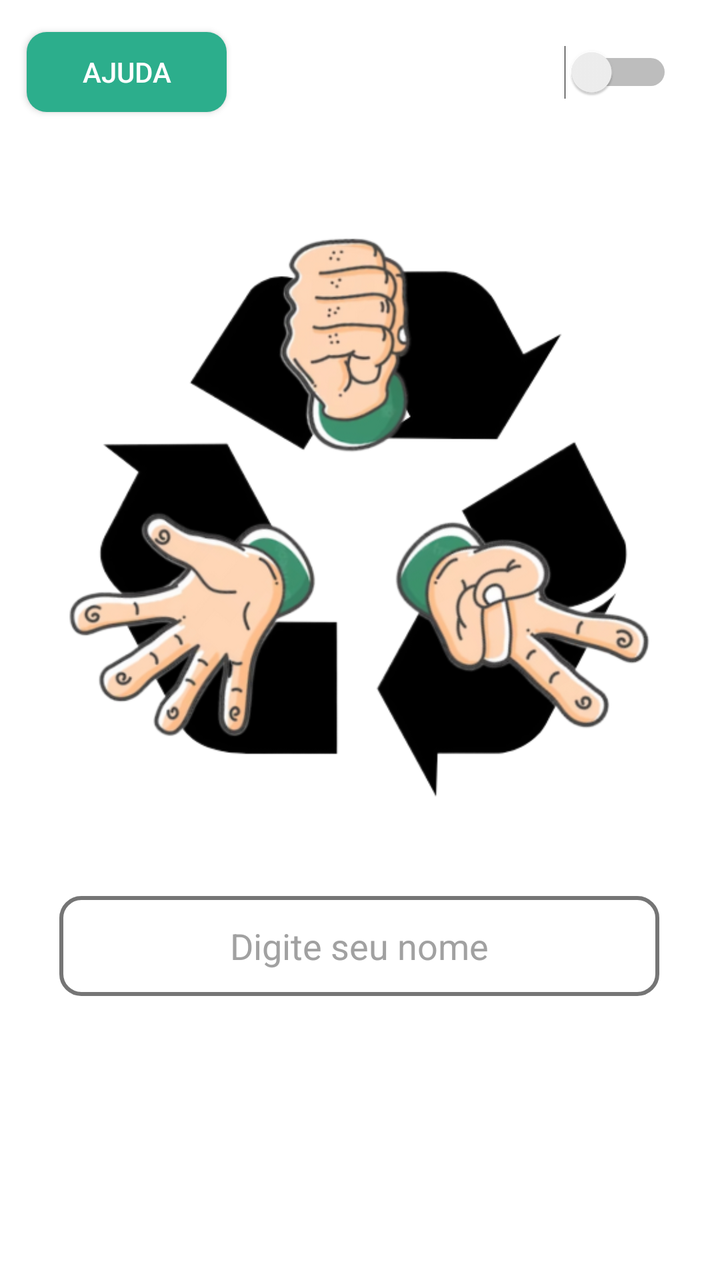
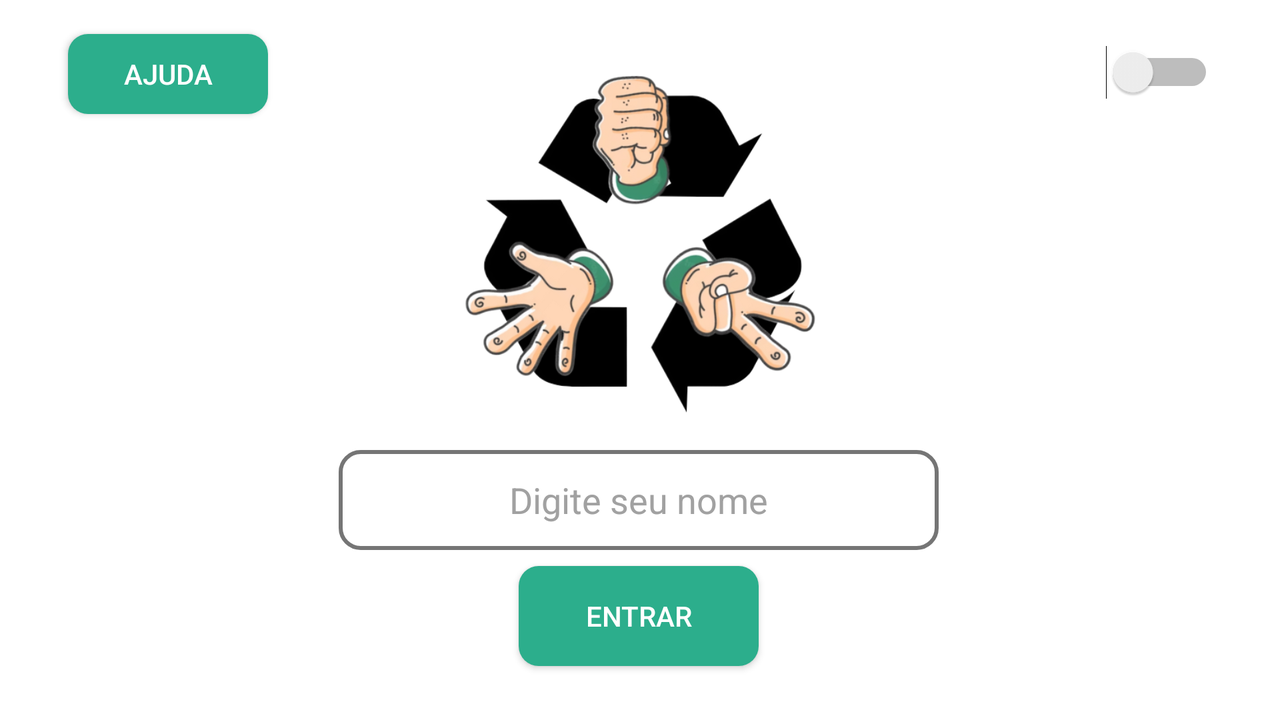

Compare how this app lays out the same screen by default and in its alternative resource folder. The renders come first, then the two layout files and the values they reference.
<!-- AndroidManifest.xml: application theme Theme.PedraPapelETesoura -->
<!-- res/layout/activity_main.xml -->
<?xml version="1.0" encoding="utf-8"?>
<androidx.constraintlayout.widget.ConstraintLayout xmlns:android="http://schemas.android.com/apk/res/android"
    xmlns:app="http://schemas.android.com/apk/res-auto"
    xmlns:tools="http://schemas.android.com/tools"
    android:id="@+id/clMainScreen"
    style="@style/BACKGROUND"
    android:layout_width="match_parent"
    android:layout_height="match_parent"
    tools:context=".MainActivity"
    tools:ignore="UseSwitchCompatOrMaterialXml">


    <Switch
        android:id="@+id/swDarkMode"
        android:layout_width="60dp"
        android:layout_height="32dp"
        android:layout_margin="20dp"
        android:layout_marginTop="16dp"
        app:layout_constraintEnd_toEndOf="parent"
        app:layout_constraintHorizontal_bias="0.986"
        app:layout_constraintStart_toStartOf="parent"
        app:layout_constraintTop_toTopOf="parent"
        tools:ignore="MissingConstraints" />

    <EditText
        android:id="@+id/etUserName"
        style="@style/EDITTEXTBACKGROUND"
        android:layout_width="300dp"
        android:layout_height="50dp"
        android:layout_marginTop="448dp"
        android:ems="10"
        android:gravity="center"
        android:hint="@string/etUserName"
        android:inputType="text"
        android:maxLength="10"
        android:paddingHorizontal="10dp"
        app:layout_constraintEnd_toEndOf="parent"
        app:layout_constraintHorizontal_bias="0.495"
        app:layout_constraintStart_toStartOf="parent"
        app:layout_constraintTop_toTopOf="parent" />

    <androidx.appcompat.widget.AppCompatButton
        android:id="@+id/btnEnter"
        style="@style/ACTIONBUTTONBACKGROUND"
        android:layout_width="120dp"
        android:layout_height="50dp"
        android:layout_centerHorizontal="true"
        android:layout_centerVertical="true"
        android:layout_marginBottom="152dp"
        android:text="@string/btnEnter"
        app:layout_constraintBottom_toBottomOf="parent"
        app:layout_constraintEnd_toEndOf="parent"
        app:layout_constraintHorizontal_bias="0.498"
        app:layout_constraintStart_toStartOf="parent"
        app:layout_constraintTop_toBottomOf="@+id/etUserName"
        app:layout_constraintVertical_bias="0.935" />

    <androidx.appcompat.widget.AppCompatButton
        android:id="@+id/btnAjuda"
        style="@style/ACTIONBUTTONBACKGROUND"
        android:layout_width="100dp"
        android:layout_height="40dp"
        android:layout_marginTop="16dp"
        android:text="@string/btnHelp"
        app:layout_constraintEnd_toEndOf="parent"
        app:layout_constraintHorizontal_bias="0.051"
        app:layout_constraintStart_toStartOf="parent"
        app:layout_constraintTop_toTopOf="parent" />

    <ImageView
        android:id="@+id/ivLogo"
        android:layout_width="300dp"
        android:layout_height="359dp"
        android:layout_marginTop="80dp"
        android:layout_marginBottom="9dp"
        app:layout_constraintBottom_toTopOf="@+id/etUserName"
        app:layout_constraintEnd_toEndOf="parent"
        app:layout_constraintHorizontal_bias="0.495"
        app:layout_constraintStart_toStartOf="parent"
        app:layout_constraintTop_toTopOf="parent"
        app:srcCompat="@drawable/logo" />


</androidx.constraintlayout.widget.ConstraintLayout>
<!-- resources referenced by this layout -->
<resources>
  <!-- drawable logo: png bitmap (drawable-v24, 148130 bytes) -->
  <string name="btnEnter">Entrar</string>
  <string name="btnHelp">Ajuda</string>
  <string name="etUserName">Digite seu nome</string>
  <style name="ACTIONBUTTONBACKGROUND">
          <item name="android:background">@drawable/ripple_effect_raised</item>
          <item name="android:textColor">@color/white</item>
      </style>
  <style name="BACKGROUND">
          <item name="android:background">@color/white</item>
      </style>
  <style name="EDITTEXTBACKGROUND">
          <item name="android:background">@drawable/edit_text_background</item>
          <item name="android:textColorHint">@color/grayHint</item>
      </style>
  <style name="Theme.PedraPapelETesoura" parent="Base.Theme.PedraPapelETesoura" />
  <!-- drawable ripple_effect_raised (drawable) -->
  <?xml version="1.0" encoding="utf-8"?>
  <ripple xmlns:android="http://schemas.android.com/apk/res/android"
      android:color="@color/colorPrimary">
  
      <item>
  
          <shape android:shape="rectangle">
              <solid android:color="@color/colorSecondary"/>
              <corners android:radius="10dp"/>
  
          </shape>
  
      </item>
  
  
  </ripple>
  <color name="white">#FFFFFFFF</color>
  <!-- drawable edit_text_background (drawable) -->
  <?xml version="1.0" encoding="utf-8"?>
  <selector xmlns:android="http://schemas.android.com/apk/res/android">
  
      <item>
  
          <shape android:shape="rectangle">
  
              <solid android:color="@color/white"/>
              <corners android:radius="10dp"/>
  
              <stroke
                  android:width="2dp"
                  android:color="@color/grayModern"/>
          </shape>
  
      </item>
  
  </selector>
  <color name="grayHint">#a1a1a1</color>
  <style name="Base.Theme.PedraPapelETesoura" parent="Theme.Material3.DayNight.NoActionBar">
          <item name="android:statusBarColor">@color/colorPrimary</item>
      </style>
  <color name="colorPrimary">#548B71</color>
  <color name="colorSecondary">#2CAE8C</color>
  <color name="grayModern">#757575</color>
</resources>
<!-- res/layout-land/activity_main.xml (the repository's variant of the layout above) -->
<!-- drawn on the phone turned sideways -->
<?xml version="1.0" encoding="utf-8"?>
<androidx.constraintlayout.widget.ConstraintLayout xmlns:android="http://schemas.android.com/apk/res/android"
    xmlns:app="http://schemas.android.com/apk/res-auto"
    xmlns:tools="http://schemas.android.com/tools"
    android:id="@+id/clMainScreen"
    style="@style/BACKGROUND"
    android:orientation="horizontal"
    android:layout_width="match_parent"
    android:layout_height="match_parent"
    tools:context=".MainActivity"
    tools:ignore="UseSwitchCompatOrMaterialXml">


    <Switch
        android:id="@+id/swDarkMode"
        android:layout_width="60dp"
        android:layout_height="32dp"
        android:layout_margin="20dp"
        app:layout_constraintBottom_toBottomOf="parent"
        app:layout_constraintEnd_toEndOf="parent"
        app:layout_constraintHorizontal_bias="0.976"
        app:layout_constraintStart_toStartOf="parent"
        app:layout_constraintTop_toTopOf="parent"
        app:layout_constraintVertical_bias="0.0"
        tools:ignore="MissingConstraints" />

    <EditText
        android:id="@+id/etUserName"
        style="@style/EDITTEXTBACKGROUND"
        android:layout_width="300dp"
        android:layout_height="50dp"
        android:layout_marginTop="12dp"
        android:ems="10"
        android:gravity="center"
        android:hint="@string/etUserName"
        android:inputType="text"
        android:maxLength="10"
        android:paddingHorizontal="10dp"
        app:layout_constraintEnd_toEndOf="parent"
        app:layout_constraintHorizontal_bias="0.498"
        app:layout_constraintStart_toStartOf="parent"
        app:layout_constraintTop_toBottomOf="@+id/ivLogo" />

    <androidx.appcompat.widget.AppCompatButton
        android:id="@+id/btnEnter"
        style="@style/ACTIONBUTTONBACKGROUND"
        android:layout_width="120dp"
        android:layout_height="50dp"
        android:layout_centerHorizontal="true"
        android:layout_centerVertical="true"
        android:text="@string/btnEnter"
        app:layout_constraintBottom_toBottomOf="parent"
        app:layout_constraintEnd_toEndOf="parent"
        app:layout_constraintHorizontal_bias="0.499"
        app:layout_constraintStart_toStartOf="parent"
        app:layout_constraintTop_toBottomOf="@+id/etUserName"
        app:layout_constraintVertical_bias="0.232" />

    <androidx.appcompat.widget.AppCompatButton
        android:id="@+id/btnAjuda"
        style="@style/ACTIONBUTTONBACKGROUND"
        android:layout_width="100dp"
        android:layout_height="40dp"
        android:text="@string/btnHelp"
        app:layout_constraintBottom_toBottomOf="parent"
        app:layout_constraintEnd_toEndOf="parent"
        app:layout_constraintHorizontal_bias="0.063"
        app:layout_constraintStart_toStartOf="parent"
        app:layout_constraintTop_toTopOf="parent"
        app:layout_constraintVertical_bias="0.053" />

    <ImageView
        android:id="@+id/ivLogo"
        android:layout_width="181dp"
        android:layout_height="181dp"
        android:layout_marginTop="32dp"
        app:layout_constraintEnd_toEndOf="parent"
        app:layout_constraintStart_toStartOf="parent"
        app:layout_constraintTop_toTopOf="parent"
        app:srcCompat="@drawable/logo" />


</androidx.constraintlayout.widget.ConstraintLayout>
